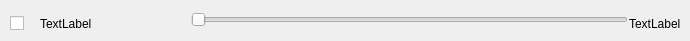
<?xml version="1.0" encoding="UTF-8"?>
<ui version="4.0">
 <class>CVQTImageToolbar</class>
 <widget class="QWidget" name="CVQTImageToolbar">
  <property name="enabled">
   <bool>true</bool>
  </property>
  <property name="geometry">
   <rect>
    <x>0</x>
    <y>0</y>
    <width>690</width>
    <height>41</height>
   </rect>
  </property>
  <property name="sizePolicy">
   <sizepolicy hsizetype="MinimumExpanding" vsizetype="Expanding">
    <horstretch>0</horstretch>
    <verstretch>5</verstretch>
   </sizepolicy>
  </property>
  <property name="minimumSize">
   <size>
    <width>690</width>
    <height>41</height>
   </size>
  </property>
  <property name="sizeIncrement">
   <size>
    <width>1</width>
    <height>1</height>
   </size>
  </property>
  <property name="baseSize">
   <size>
    <width>690</width>
    <height>41</height>
   </size>
  </property>
  <property name="windowTitle">
   <string/>
  </property>
  <widget class="QWidget" name="horizontalLayoutWidget">
   <property name="geometry">
    <rect>
     <x>0</x>
     <y>0</y>
     <width>691</width>
     <height>47</height>
    </rect>
   </property>
   <layout class="QHBoxLayout" name="backingLayout">
    <property name="spacing">
     <number>1</number>
    </property>
    <property name="sizeConstraint">
     <enum>QLayout::SetNoConstraint</enum>
    </property>
    <property name="leftMargin">
     <number>10</number>
    </property>
    <property name="rightMargin">
     <number>10</number>
    </property>
    <item>
     <widget class="QCheckBox" name="enabledCheckbox">
      <property name="sizePolicy">
       <sizepolicy hsizetype="Minimum" vsizetype="Fixed">
        <horstretch>0</horstretch>
        <verstretch>1</verstretch>
       </sizepolicy>
      </property>
      <property name="minimumSize">
       <size>
        <width>19</width>
        <height>18</height>
       </size>
      </property>
      <property name="baseSize">
       <size>
        <width>19</width>
        <height>18</height>
       </size>
      </property>
      <property name="text">
       <string/>
      </property>
     </widget>
    </item>
    <item>
     <spacer name="sp1">
      <property name="orientation">
       <enum>Qt::Vertical</enum>
      </property>
      <property name="sizeType">
       <enum>QSizePolicy::Fixed</enum>
      </property>
      <property name="sizeHint" stdset="0">
       <size>
        <width>10</width>
        <height>10</height>
       </size>
      </property>
     </spacer>
    </item>
    <item>
     <widget class="QLabel" name="nameLabel">
      <property name="sizePolicy">
       <sizepolicy hsizetype="Preferred" vsizetype="Preferred">
        <horstretch>0</horstretch>
        <verstretch>3</verstretch>
       </sizepolicy>
      </property>
      <property name="minimumSize">
       <size>
        <width>150</width>
        <height>0</height>
       </size>
      </property>
      <property name="baseSize">
       <size>
        <width>150</width>
        <height>0</height>
       </size>
      </property>
      <property name="text">
       <string>TextLabel</string>
      </property>
     </widget>
    </item>
    <item>
     <widget class="QSlider" name="valueSlider">
      <property name="sizePolicy">
       <sizepolicy hsizetype="Expanding" vsizetype="Expanding">
        <horstretch>0</horstretch>
        <verstretch>8</verstretch>
       </sizepolicy>
      </property>
      <property name="orientation">
       <enum>Qt::Horizontal</enum>
      </property>
      <property name="tickPosition">
       <enum>QSlider::TicksBelow</enum>
      </property>
      <property name="tickInterval">
       <number>1</number>
      </property>
     </widget>
    </item>
    <item>
     <widget class="QLabel" name="valueLabel">
      <property name="sizePolicy">
       <sizepolicy hsizetype="Preferred" vsizetype="Preferred">
        <horstretch>0</horstretch>
        <verstretch>3</verstretch>
       </sizepolicy>
      </property>
      <property name="text">
       <string>TextLabel</string>
      </property>
     </widget>
    </item>
   </layout>
  </widget>
 </widget>
 <resources/>
 <connections/>
</ui>
